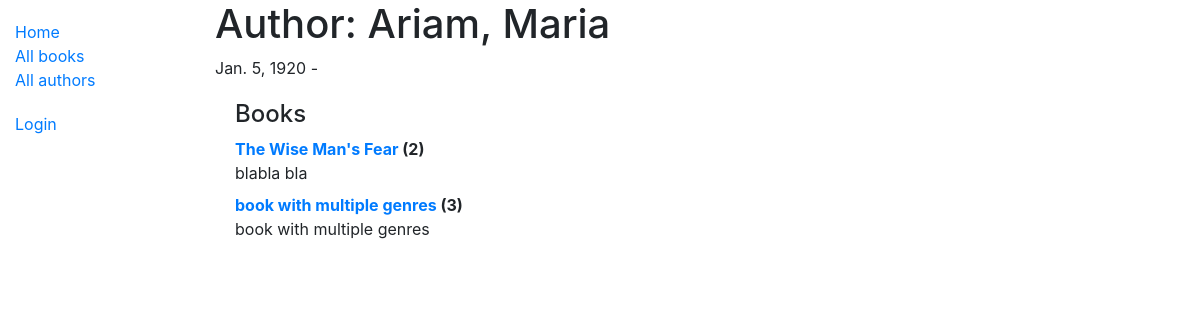
Page /catalog/author/2 on the earlier database version.
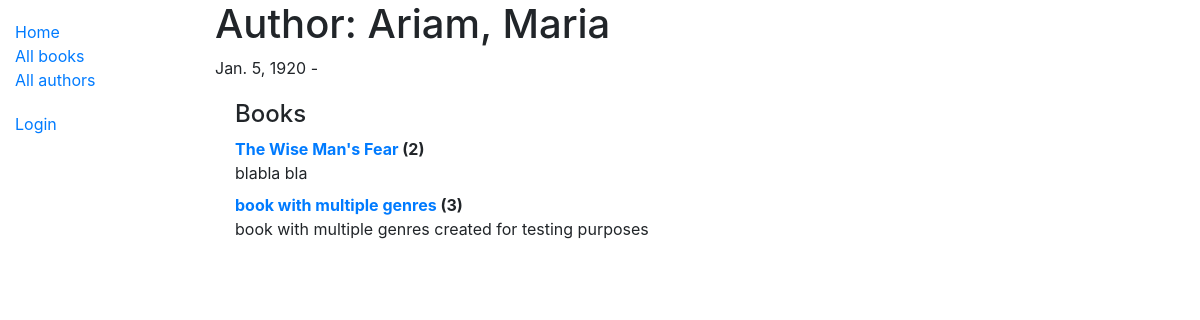
Same page on the later database version.
### catalog/models.py (models this page shows, shortened)
class Book(models.Model):
    title = models.CharField(max_length=200)
    author = models.ForeignKey('Author', on_delete=models.SET_NULL, null=True)
    summary = models.TextField(max_length=1000, help_text='Enter a brief description of the book')
    isbn = models.CharField('ISBN', max_length=13, help_text='13 Character <a href="https://www.isbn-international.org/content/what-isbn">ISBN number</a>')
    genre = models.ManyToManyField(Genre, help_text='Select a genre for this book')
    def display_genre(self):
        """Because one book can have multiple genres, creates a string with the first 3 Genres.
         This is required to display genre in Admin."""
        return ', '.join([genre.name for genre in self.genre.all()[:3]])
    display_genre.short_description = 'Genre'
    class Meta:
        ordering = ['title']
    def __str__(self):
        return self.title

### catalog/views.py (the view)
# urls.py: path('author/<int:pk>', views.AuthorDetailView.as_view(), name='author-detail'),
class AuthorDetailView(generic.DetailView):
    model = Author

### catalog/models.py (called while the page is built)
    def __str__(self):
        return f'{self.last_name}, {self.first_name}'

### catalog/templates/catalog/author_detail.html
{% extends "base_generic.html" %}
{% block content %}
  <h1>Author: {{ author }}</h1>
  <p>{{ author.date_of_birth }} - {% if author.date_of_death %}{{ author.date_of_death }}{% endif %}</p>
  <div style="margin-left:20px;margin-top:20px">
  <h4>Books</h4>
    <dl>
    {% for book in author.book_set.all %}
    <dt><a href="{% url 'book-detail' book.pk %}">{{ book }}</a> ({{ book.bookinstance_set.all.count }})</dt>
    <dd>{{ book.summary }}</dd>
    {% endfor %}
    </dl>
  </div>
{% endblock %}

Differences in the rows shown:
changed Book "book with multiple genres": summary "book with multiple genres" → "book with multiple genres created for testing purposes"
